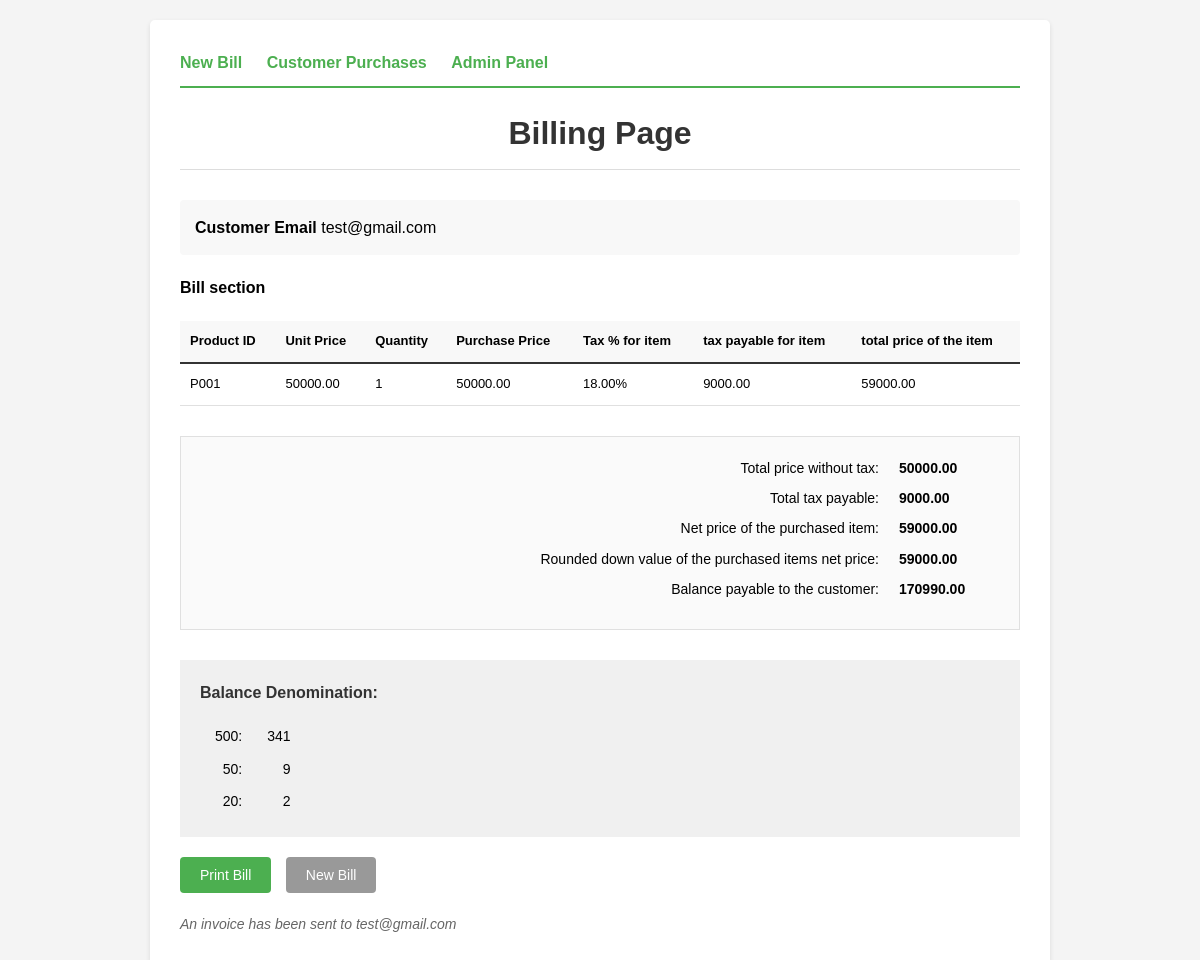
/bill/6/, run on the app's committed database.
### billing/models.py (models this page shows, shortened)
class Bill(models.Model):
    customer_email = models.EmailField()
    total_price_without_tax = models.DecimalField(
        max_digits=10,
        decimal_places=2,
        default=0
    )
    total_tax = models.DecimalField(
        max_digits=10,
        decimal_places=2,
        default=0
    )
    net_price = models.DecimalField(
        max_digits=10,
        decimal_places=2,
        default=0
    )
    rounded_net_price = models.DecimalField(
        max_digits=10,
        decimal_places=2,
        default=0
    )
    amount_paid = models.DecimalField(
        max_digits=10,
        decimal_places=2,
        default=0
    )
    balance = models.DecimalField(
        max_digits=10,
        decimal_places=2,
        default=0
    )
    created_at = models.DateTimeField(auto_now_add=True)
    class Meta:
        ordering = ['-created_at']
        indexes = [
            models.Index(fields=['customer_email', '-created_at']),
        ]

class BillItem(models.Model):
    bill = models.ForeignKey(
        Bill,
        on_delete=models.CASCADE,
        related_name='items'
    )
    product = models.ForeignKey(
        Product,
        on_delete=models.PROTECT
    )
    quantity = models.IntegerField(
        validators=[MinValueValidator(1)]
    )
    unit_price = models.DecimalField(
        max_digits=10,
        decimal_places=2
    )
    tax_percentage = models.DecimalField(
        max_digits=5,
        decimal_places=2
    )
    tax_amount = models.DecimalField(
        max_digits=10,
        decimal_places=2
    )
    total_price = models.DecimalField(
        max_digits=10,
        decimal_places=2
    )
    class Meta:
        ordering = ['id']

class Product(models.Model):
    product_id = models.CharField(max_length=50, unique=True, db_index=True)
    name = models.CharField(max_length=200)
    available_stocks = models.IntegerField(
        validators=[MinValueValidator(0)],
        default=0
    )
    price = models.DecimalField(
        max_digits=10,
        decimal_places=2,
        validators=[MinValueValidator(Decimal('0.01'))]
    )
    tax_percentage = models.DecimalField(
        max_digits=5,
        decimal_places=2,
        validators=[MinValueValidator(Decimal('0.00'))],
        help_text="Tax percentage (e.g., 18.00 for 18%)"
    )
    created_at = models.DateTimeField(auto_now_add=True)
    updated_at = models.DateTimeField(auto_now=True)
    class Meta:
        ordering = ['name']
        indexes = [
            models.Index(fields=['product_id']),
        ]

class BalanceDenomination(models.Model):
    bill = models.ForeignKey(
        Bill,
        on_delete=models.CASCADE,
        related_name='balance_denominations'
    )
    value = models.IntegerField()
    count = models.IntegerField()
    class Meta:
        ordering = ['-value']

### billing/views.py (the view)
# urls.py: path('bill/<int:bill_id>/', views.bill_detail, name='bill_detail'),
def bill_detail(request, bill_id):
    bill = get_object_or_404(Bill, id=bill_id)
    return render(request, 'billing/bill_detail.html', {'bill': bill})

### templates/billing/bill_detail.html (shortened to what this page needs)
{% extends 'base.html' %}
{% block content %}
<h1 class="page-title">Billing Page</h1>
<div class="bill-header">
    <strong>Customer Email</strong> {{ bill.customer_email }}
</div>
<div class="bill-section-title">Bill section</div>
<table class="bill-table">
    <thead>
        <tr>
            <th>Product ID</th>
            <th>Unit Price</th>
            <th>Quantity</th>
            <th>Purchase Price</th>
            <th>Tax % for item</th>
            <th>tax payable for item</th>
            <th>total price of the item</th>
        </tr>
    </thead>
    <tbody>
        {% for item in bill.items.all %}
        <tr>
            <td>{{ item.product.product_id }}</td>
            <td>{{ item.unit_price }}</td>
            <td>{{ item.quantity }}</td>
            <td>{{ item.unit_price }}</td>
            <td>{{ item.tax_percentage }}%</td>
            <td>{{ item.tax_amount }}</td>
            <td>{{ item.total_price }}</td>
        </tr>
        {% endfor %}
    </tbody>
</table>
<div class="summary-section">
    <div class="summary-row">
        <div class="summary-label">Total price without tax:</div>
        <div class="summary-value">{{ bill.total_price_without_tax }}</div>
    </div>
    <div class="summary-row">
        <div class="summary-label">Total tax payable:</div>
        <div class="summary-value">{{ bill.total_tax }}</div>
    </div>
    <div class="summary-row">
        <div class="summary-label">Net price of the purchased item:</div>
        <div class="summary-value">{{ bill.net_price }}</div>
    </div>
    <div class="summary-row">
        <div class="summary-label">Rounded down value of the purchased items net price:</div>
        <div class="summary-value">{{ bill.rounded_net_price }}</div>
    </div>
    <div class="summary-row">
        <div class="summary-label">Balance payable to the customer:</div>
        <div class="summary-value">{{ bill.balance }}</div>
    </div>
</div>
{% if bill.balance_denominations.all %}
<div class="balance-section">
    <h3>Balance Denomination:</h3>
    <table class="balance-table">
        <tbody>
            {% for bd in bill.balance_denominations.all %}
            <tr>
                <td>{{ bd.value }}:</td>
                <td>{{ bd.count }}</td>
            </tr>
            {% endfor %}
        </tbody>
    </table>
</div>
{% endif %}
<div class="print-button">
    <button onclick="window.print()">Print Bill</button>
    <button class="secondary" onclick="window.location.href='/'">New Bill</button>
</div>
<p style="margin-top: 20px; color: #666; font-size: 14px;">
    <em>An invoice has been sent to {{ bill.customer_email }}</em>
</p>
{% endblock %}

### templates/base.html (style rules this page uses)
* { margin: 0; padding: 0; box-sizing: border-box; }
body { font-family: Arial, sans-serif; line-height: 1.6; padding: 20px; background-color: #f4f4f4; }
h1, h2, h3 { margin-bottom: 20px; color: #333; }
button { padding: 10px 20px; background-color: #4CAF50; color: white; border: none; border-radius: 4px; cursor: pointer; font-size: 14px; margin-right: 10px; }
button.secondary { background-color: #999; }
table { width: 100%; border-collapse: collapse; margin: 20px 0; }
table th, table td { padding: 12px; text-align: left; border-bottom: 1px solid #ddd; }
table th { background-color: #f8f8f8; font-weight: bold; }

### templates/billing/bill_detail.html (style rules this page uses)
.page-title { text-align: center; margin-bottom: 30px; padding-bottom: 10px; border-bottom: 1px solid #ddd; }
.bill-header { background-color: #f8f8f8; padding: 15px; border-radius: 4px; margin-bottom: 20px; }
.bill-section-title { font-size: 16px; font-weight: bold; margin-bottom: 15px; }
.bill-table { width: 100%; border-collapse: collapse; margin-bottom: 30px; }
.bill-table thead tr { background-color: #fff; border-bottom: 2px solid #333; }
.bill-table th { padding: 10px; text-align: left; font-weight: bold; font-size: 13px; }
.bill-table td { padding: 10px; text-align: left; border-bottom: 1px solid #e0e0e0; font-size: 13px; }
.summary-section { margin: 30px 0; padding: 20px; background-color: #fafafa; border: 1px solid #e0e0e0; }
.summary-row { display: flex; justify-content: flex-end; margin-bottom: 8px; font-size: 14px; }
.summary-label { text-align: right; padding-right: 20px; min-width: 350px; }
.summary-value { font-weight: bold; min-width: 100px; }
.balance-section { margin-top: 30px; padding: 20px; background-color: #f0f0f0; }
.balance-section h3 { font-size: 16px; margin-bottom: 15px; }
.balance-table { width: auto; margin: 0; }
.balance-table td { padding: 5px 15px; border: none; text-align: right; font-size: 14px; }
.balance-table td:first-child { text-align: right; padding-right: 10px; }
.print-button { margin-top: 20px; }

### data on the page
Bill: customer_email "test@gmail.com", total_price_without_tax "50000.00", total_tax "9000.00", net_price "59000.00", rounded_net_price "59000.00", balance "170990.00"
BillItem: product.product_id "P001", unit_price "50000.00", quantity "1", tax_percentage "18.00", tax_amount "9000.00", total_price "59000.00"
BalanceDenomination: value "500", count "341"
BalanceDenomination: value "50", count "9"
BalanceDenomination: value "20", count "2"
